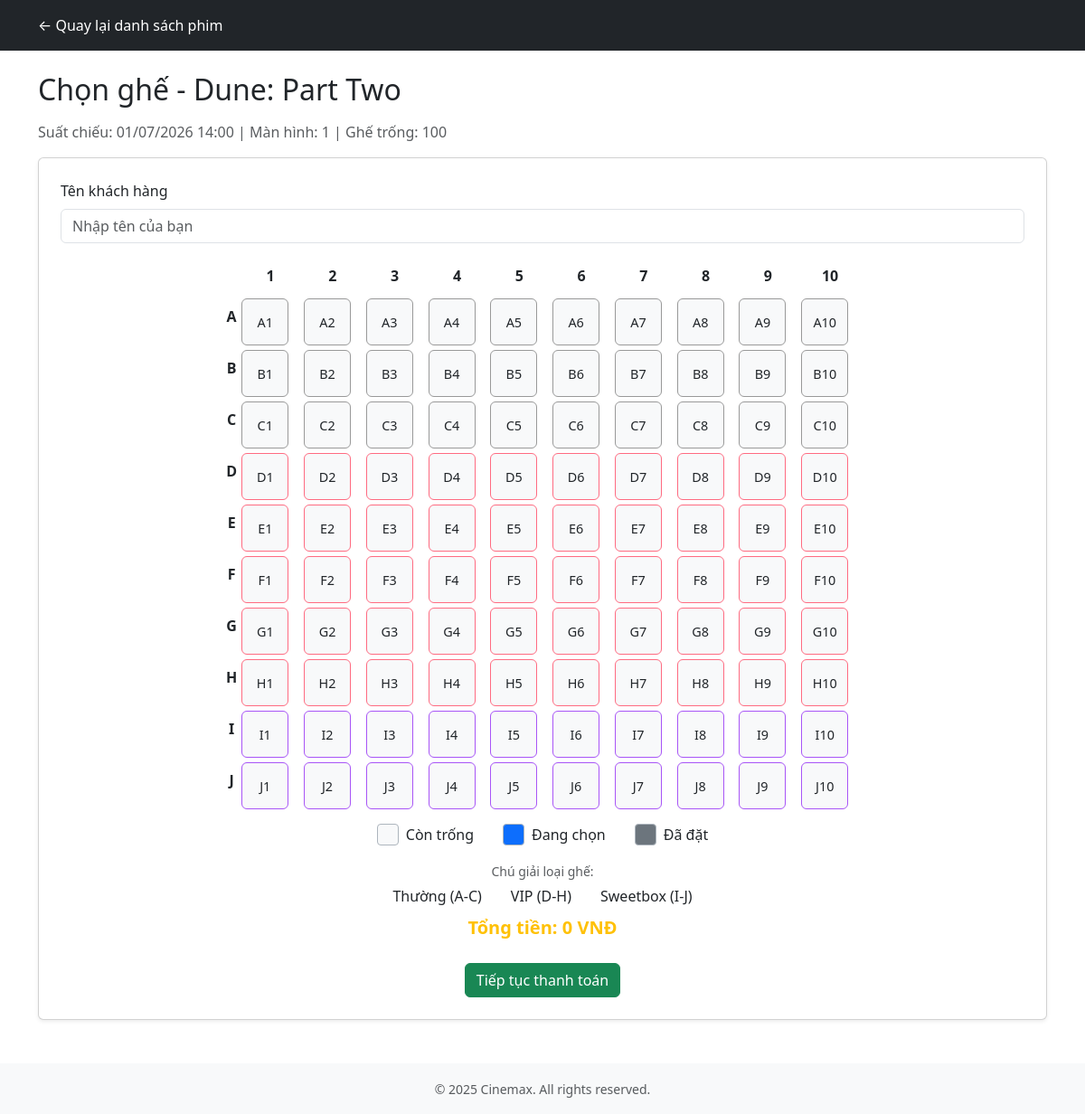
Screenshot of /31/seats/ (signed in) with the database file from the repository.
### cinema/models.py (models this page shows, shortened)
class Showtime(models.Model):
    movie = models.ForeignKey(Movie, on_delete=models.CASCADE)
    show_date = models.DateTimeField()
    screen = models.CharField(max_length=10)
    total_seats = models.IntegerField(default=100)
    available_seats = models.IntegerField(default=100)
    booked_seats = models.TextField(blank=True, default="")

class Movie(models.Model):
    title = models.CharField(max_length=200)
    description = models.TextField(blank=True)
    poster_url = models.URLField(blank=True, null=True)
    poster_image = models.ImageField(upload_to='posters/', blank=True, null=True)
    duration = models.IntegerField(help_text="Duration in minutes")
    language = models.CharField(max_length=100, blank=True)
    release_date = models.DateField(null=True, blank=True)

### cinema/views.py (the view, shortened to what this page needs)
# urls.py: path('<int:showtime_id>/seats/', views.seat_selection, name='seat_selection'),
@login_required(login_url='login')
def seat_selection(request, showtime_id):
    showtime = get_object_or_404(Showtime, pk=showtime_id)
    valid_bookings = Booking.objects.filter(showtime=showtime, status='CONFIRMED')
    booked = []
    for booking in valid_bookings:
        if booking.seat_numbers:
            seats = [s.strip() for s in booking.seat_numbers.split(',') if s.strip()]
            booked.extend(seats)
    rows = list('ABCDEFGHIJ')
    cols = list(range(1, 11))
    return render(request, 'cinema/seat_selection.html', {
        'showtime': showtime,
        'booked_seats': booked,
        'booked_seats_json': json.dumps(booked),
        'rows': rows,
        'cols': cols,
    })

### cinema/templates/cinema/seat_selection.html (shortened to what this page needs)
<!DOCTYPE html>
<html lang="vi">
<head>
  <link href="https://cdn.jsdelivr.net/npm/bootstrap@5.3.0-alpha1/dist/css/bootstrap.min.css" rel="stylesheet">
</head>
<body>
  <header class="bg-dark text-white py-3 mb-4">
    <div class="container">
      <a href="{% url 'movie_list' %}" class="text-white text-decoration-none">&larr; Quay lại danh sách phim</a>
    </div>
  </header>
  <main class="container">
    <h2 class="mb-3">Chọn ghế - {{ showtime.movie.title }}</h2>
    <p class="text-muted">
      Suất chiếu: {{ showtime.show_date|date:"d/m/Y H:i" }} |
      Màn hình: {{ showtime.screen }} |
      Ghế trống: <span id="available-count">{{ showtime.available_seats }}</span>
    </p>
    <div class="card shadow-sm p-4 mb-4">
      <form id="booking-form" method="post">
        <div class="mb-3">
          <label for="customer-name" class="form-label">Tên khách hàng</label>
          <input type="text" name="customer_name" id="customer-name" class="form-control" required placeholder="Nhập tên của bạn">
        </div>
        <div class="seat-grid" id="seat-grid">
          <div class="seat-label"></div>
          {% for col in cols %}
            <div class="seat-label">{{ col }}</div>
          {% endfor %}
          {% for row in rows %}
            <div class="seat-label">{{ row }}</div>
            {% for col in cols %}
              <div class="seat" data-seat-id="{{ row }}{{ col }}" data-row="{{ row }}">{{ row }}{{ col }}</div>
            {% endfor %}
          {% endfor %}
        </div>
        <div class="seat-info mt-3">
          <div class="legend">
            <span class="box available"></span> Còn trống
          </div>
          <div class="legend">
            <span class="box selected"></span> Đang chọn
          </div>
          <div class="legend">
            <span class="box booked"></span> Đã đặt
          </div>
        </div>
        <div class="mt-3 text-center">
          <small class="text-muted">Chú giải loại ghế:</small>
          <div class="d-flex justify-content-center gap-3 mt-1">
            <span class="mx-2">
               Thường (A-C)
            </span>
            <span class="mx-2">
               VIP (D-H)
            </span>
            <span class="mx-2">
               Sweetbox (I-J)
            </span>
          </div>
        </div>
        <div class="text-center mt-2">
          <span id="total-price" class="text-warning fs-5 fw-bold">Tổng tiền: <span id="total-amount">0</span> VNĐ</span>
        </div>
        <div class="text-center mt-4">
          <button type="submit" class="btn btn-success">Tiếp tục thanh toán</button>
        </div>
      </form>
    </div>
  </main>
  <footer class="bg-light text-center py-3 mt-5">
    <div class="container">
      <small class="text-muted">&copy; 2025 Cinemax. All rights reserved.</small>
    </div>
  </footer>
</body>
</html>

### cinema/templates/cinema/seat_selection.html (style rules this page uses)
.seat-grid { display: grid; grid-template-columns: auto repeat(10, 1fr); gap: 5px; max-width: 700px; margin: 0 auto; }
.seat-label { font-weight: bold; text-align: center; padding: 8px 0; }
.seat { width: 52px; height: 52px; display: flex; align-items: center; justify-content: center; border: 1px solid #adb5bd; border-radius: 6px; background-color: #f8f9fa; cursor: pointer; user-select: none; font-size: 0.9rem; transition: background-color 0.2s; }
.seat.normal { border-color: #999; }
.seat.vip { border-color: #ff6b81; }
.seat.sweetbox { border-color: #a855f7; }
.seat-info { margin-top: 1rem; display: flex; gap: 2rem; justify-content: center; }
.seat-info .legend { display: flex; align-items: center; gap: 0.5rem; }
.seat-info .legend .box { width: 24px; height: 24px; border-radius: 4px; border: 1px solid #adb5bd; }
.box.available { background-color: #f8f9fa; }
.box.selected { background-color: #0d6efd; }
.box.booked { background-color: #6c757d; }

### rows the page displays
Showtime: movie "Dune: Part Two", show_date "01/07/2026 14:00", screen "1", available_seats "100"

### other values shown
{{ col }} "1" "2" "3" "4" "5" "6" "7" "8" "9" "10"
{{ row }} "A" "B" "C" "D" "E" "F" "G" "H" "I" "J"
{{ row }} "A" "A" "A" "A" "A" "A" "A" "A" "A" "A" "B" "B" "B" "B" "B" "B" "B" "B" "B" "B" "C" "C" "C" "C" "C" "C" "C" "C" "C" "C" "D" "D" "D" "D" "D" "D" "D" "D" "D" "D" "E" "E" "E" "E" "E" "E" "E" "E" "E" "E" "F" "F" "F" "F" "F" "F" "F" "F" "F" "F" "G" "G" "G" "G" "G" "G" "G" "G" "G" "G" "H" "H" "H" "H" "H" "H" "H" "H" "H" "H" "I" "I" "I" "I" "I" "I" "I" "I" "I" "I" "J" "J" "J" "J" "J" "J" "J" "J" "J" "J"
{{ col }} "1" "2" "3" "4" "5" "6" "7" "8" "9" "10" "1" "2" "3" "4" "5" "6" "7" "8" "9" "10" "1" "2" "3" "4" "5" "6" "7" "8" "9" "10" "1" "2" "3" "4" "5" "6" "7" "8" "9" "10" "1" "2" "3" "4" "5" "6" "7" "8" "9" "10" "1" "2" "3" "4" "5" "6" "7" "8" "9" "10" "1" "2" "3" "4" "5" "6" "7" "8" "9" "10" "1" "2" "3" "4" "5" "6" "7" "8" "9" "10" "1" "2" "3" "4" "5" "6" "7" "8" "9" "10" "1" "2" "3" "4" "5" "6" "7" "8" "9" "10"
